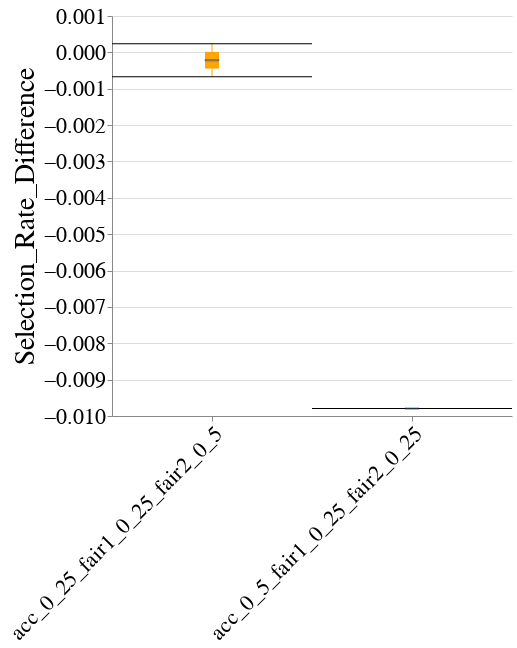

Here is the notebook cell this chart was saved with:
### Code cell
create_box_plot_per_dataset_and_case_study(to_plot=best_lp_metrics_per_exp_config_df,
                                           exp_name=EXP_NAME,
                                           dataset_name=DATASET_NAME,
                                           case_study_name=CASE_STUDY_NAME,
                                           metric_name="Selection_Rate_Difference",
                                           group="male")

### Figure 1 — Vega-Lite specification as saved in the notebook (floating-point values rounded to 4 significant figures)
{"config": {"view": {"continuousWidth": 400, "continuousHeight": 300, "stroke": null}, "axis": {"labelFontSize": 22, "labelFontWeight": "normal", "titleFontSize": 28, "titleFontWeight": "normal"}, "title": {"fontSize": 28}}, "data": {"name": "data-595ed87821875cc6c6c52bd74af673ad"}, "mark": {"type": "boxplot", "color": "orange", "median": {"stroke": "black", "strokeWidth": 0.7}, "ticks": true}, "encoding": {"x": {"axis": {"labelAngle": -45, "labelLimit": 500}, "field": "exp_config_name", "title": null, "type": "nominal"}, "y": {"field": "disparity_metric_value", "scale": {"zero": false}, "title": "Selection_Rate_Difference", "type": "quantitative"}}, "height": 400, "width": 400, "$schema": "https://vega.github.io/schema/vega-lite/v4.17.0.json", "datasets": {"data-595ed87821875cc6c6c52bd74af673ad": [{"exp_config_name": "acc_0_25_fair1_0_25_fair2_0_5", "logical_pipeline_uuid": "Tm9uZSZOT19GQUlSTkVTU19JTlRFUlZFTlRJT04mZ2FuZGFsZl9jbGY=", "physical_pipeline_uuid": "36c29d30-be12-46d9-a29a-ec3d41bc1ef5", "run_num": 1, "compound_pp_quality": 0.9841, "metric": "Selection_Rate_Difference", "model_name": "gandalf_clf", "runtime_in_mins": 0.7857, "dataset_name": "law_school", "logical_pipeline_name": "None&NO_FAIRNESS_INTERVENTION&gandalf_clf", "null_imputer_name": "None", "fairness_intervention_name": "NO_FAIRNESS_INTERVENTION", "male&race_dis": 0.9973, "male&race_priv": 0.9995, "male_dis": 0.9989, "male_priv": 0.9996, "overall": 0.9993, "race_dis": 0.9985, "race_priv": 0.9994, "disparity_metric_value": -0.0006739}, {"exp_config_name": "acc_0_25_fair1_0_25_fair2_0_5", "logical_pipeline_uuid": "Tm9uZSZOT19GQUlSTkVTU19JTlRFUlZFTlRJT04mZ2FuZGFsZl9jbGY=", "physical_pipeline_uuid": "a4cb08ec-ef88-4b41-9031-0e77709f3ce0", "run_num": 4, "compound_pp_quality": 0.9455, "metric": "Selection_Rate_Difference", "model_name": "gandalf_clf", "runtime_in_mins": 0.9657, "dataset_name": "law_school", "logical_pipeline_name": "None&NO_FAIRNESS_INTERVENTION&gandalf_clf", "null_imputer_name": "None", "fairness_intervention_name": "NO_FAIRNESS_INTERVENTION", "male&race_dis": 0.9149, "male&race_priv": 0.9906, "male_dis": 0.9847, "male_priv": 0.9845, "overall": 0.9846, "race_dis": 0.9142, "race_priv": 0.9974, "disparity_metric_value": 0.00024}, {"exp_config_name": "acc_0_5_fair1_0_25_fair2_0_25", "logical_pipeline_uuid": "Tm9uZSZOT19GQUlSTkVTU19JTlRFUlZFTlRJT04mcmZfY2xm", "physical_pipeline_uuid": "c38a5346-cb3d-4bac-a45b-ae7a8c26aac7", "run_num": 3, "compound_pp_quality": 0.9272, "metric": "Selection_Rate_Difference", "model_name": "rf_clf", "runtime_in_mins": 0.08774, "dataset_name": "law_school", "logical_pipeline_name": "None&NO_FAIRNESS_INTERVENTION&rf_clf", "null_imputer_name": "None", "fairness_intervention_name": "NO_FAIRNESS_INTERVENTION", "male&race_dis": 0.8134, "male&race_priv": 0.9697, "male_dis": 0.9508, "male_priv": 0.9606, "overall": 0.9563, "race_dis": 0.8109, "race_priv": 0.9837, "disparity_metric_value": -0.009795}]}}
